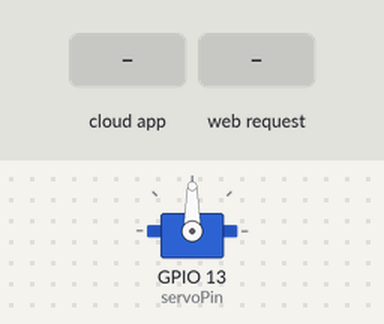
A sketch run on a simulated ESP32. Shown: servo. The inputs (shaded band) are chosen by the test bench. WiFi joins after 1.5 s; servers stay silent unless stated; what the sketch prints to the serial monitor is not drawn.

Above: at 2.7 s.
2.8 s: the phone or cloud app sets light to 0
At 4.0 s:
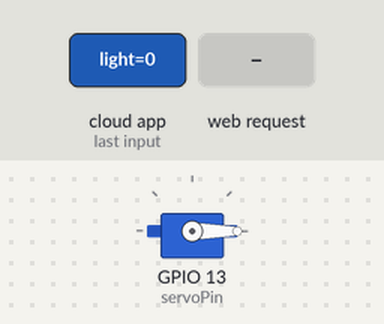
4.3 s: the phone or cloud app sets light to 64
At 5.2 s:
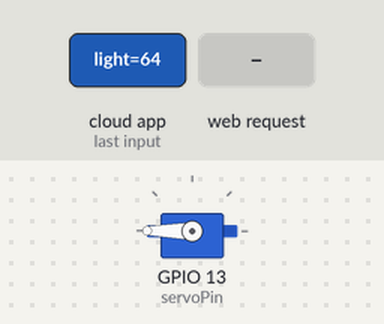
5.8 s: HTTP request GET /off received
At 6.3 s:
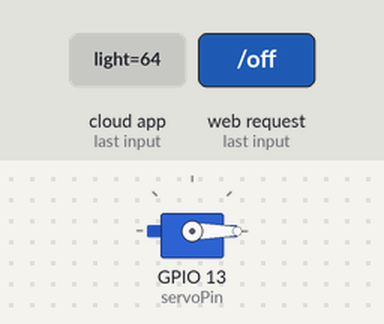
7.3 s: the phone or cloud app sets light to 128
At 8.7 s:
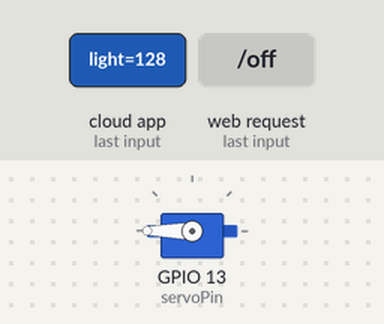
Timing chart, 0 to 9.8 s (numbered marks = the images above; inputs shaded):
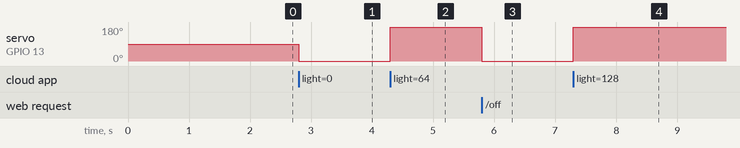

Measured:
- after the input at 2.8 s, servo on GPIO 13 (servoPin): 90° → 0° at once
- after the input at 4.3 s, servo on GPIO 13 (servoPin): 0° → 180° at once
- after the input at 5.8 s, servo on GPIO 13 (servoPin): 180° → 0° at once
- after the input at 7.3 s, servo on GPIO 13 (servoPin): 0° → 180° at once

The sketch:

ALexa.ino
```cpp
#include<WiFi.h>
#include<WebServer.h>
#include<Espalexa.h>

#include<ESP32Servo.h>

const char* ssid = "Vodafone-9EC4";
const char* PASSWORD = "";

WebServer server(80);
Servo myServo;
const int servoPin = 13;

Espalexa espalexa;

void servoOn(){
  myServo.write(180);

}

void servoOff(){
  myServo.write(0);
}

void handleOn() {
  servoOn();
  server.sendHeader("Location", "/");
  server.send(303);
}

void handleOff() {
  servoOff();
  server.sendHeader("Location", "/");
  server.send(303);
}


void alexaServoControl(uint8_t brightness) {
  if (brightness == 0) {
    servoOff();
    Serial.println("Alexa → OFF");
  } else {
    servoOn();
    Serial.println("Alexa → ON");
  }
}


void handleRoot() {
  String page = "<html><body>";
  page += "<h1>ESP32 Servo Control</h1>";
  page += "<a href='/on'><button style='width:150px;height:60px'>ON</button></a><br><br>";
  page += "<a href='/off'><button style='width:150px;height:60px'>OFF</button></a>";
  page += "</body></html>";

  server.send(200, "text/html", page);
}

void handleNotFound() {
  String req  = server.uri();
  String body = server.hasArg("plain") ? server.arg("plain") : "";
  if (!espalexa.handleAlexaApiCall(req, body)) {
    server.send(404, "text/plain", "Not found");
  }
}

void setup() {
  Serial.begin(115200);

  myServo.setPeriodHertz(50);
  myServo.attach(servoPin, 500, 2400);
  myServo.write(90);

  WiFi.begin(ssid, PASSWORD);
  while(WiFi.status() != WL_CONNECTED)
  {
    delay(500);
    Serial.println(".");
  }
  Serial.println();
  Serial.println("Connected!");
  Serial.println("IP: ");
  Serial.println(WiFi.localIP());

  espalexa.addDevice("light", alexaServoControl);

  // Web server routes
  server.on("/", handleRoot);
  server.on("/on", handleOn);
  server.on("/off", handleOff);
  server.begin();
  Serial.println("Web server started");
  server.onNotFound(handleNotFound);

  espalexa.begin(&server);
  server.begin();
  Serial.println("Ready!");


}

void loop() {
  espalexa.loop();
  server.handleClient();


}
```
